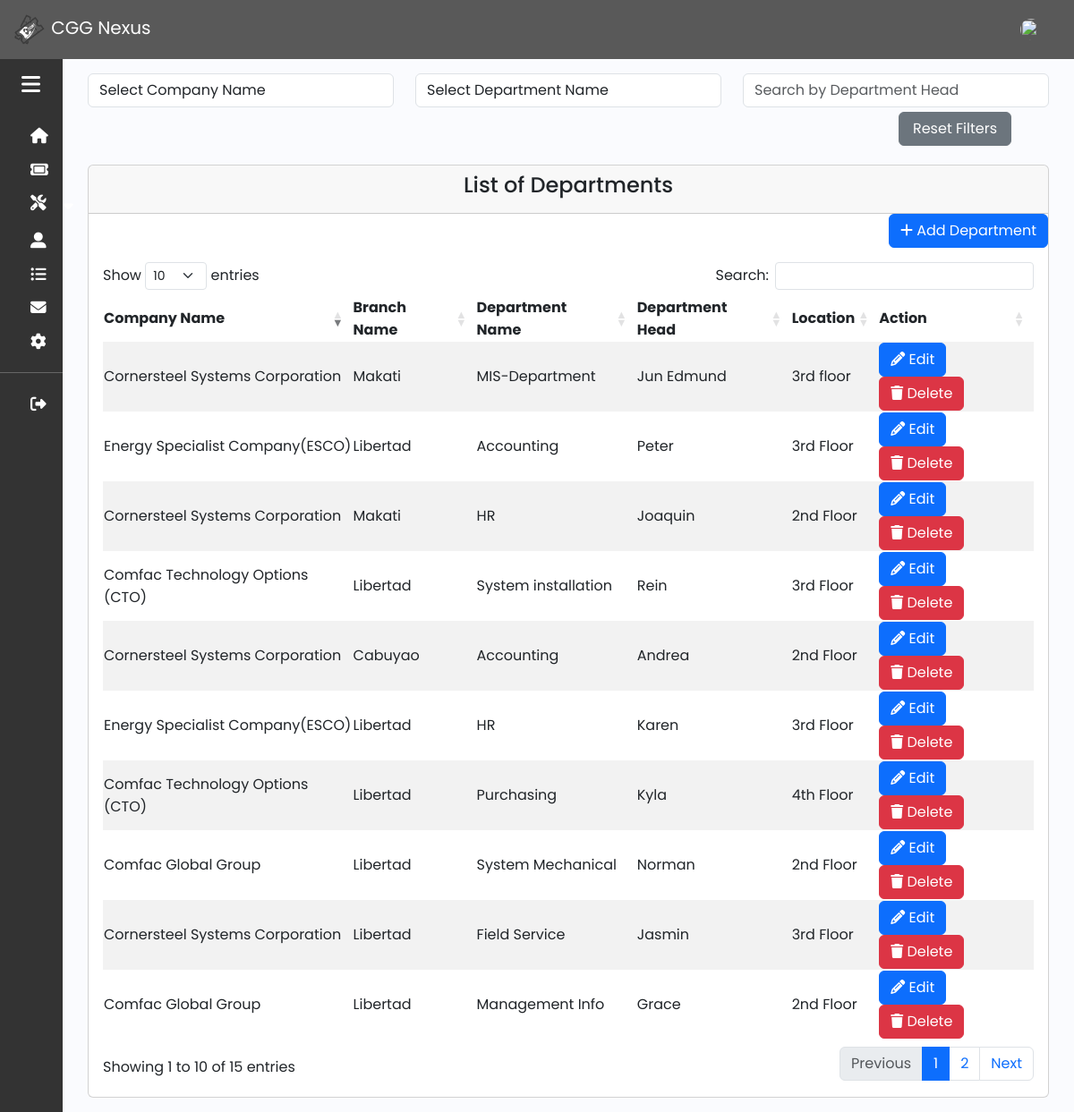
The page /admin/department.php (signed in) on the database as committed earlier.
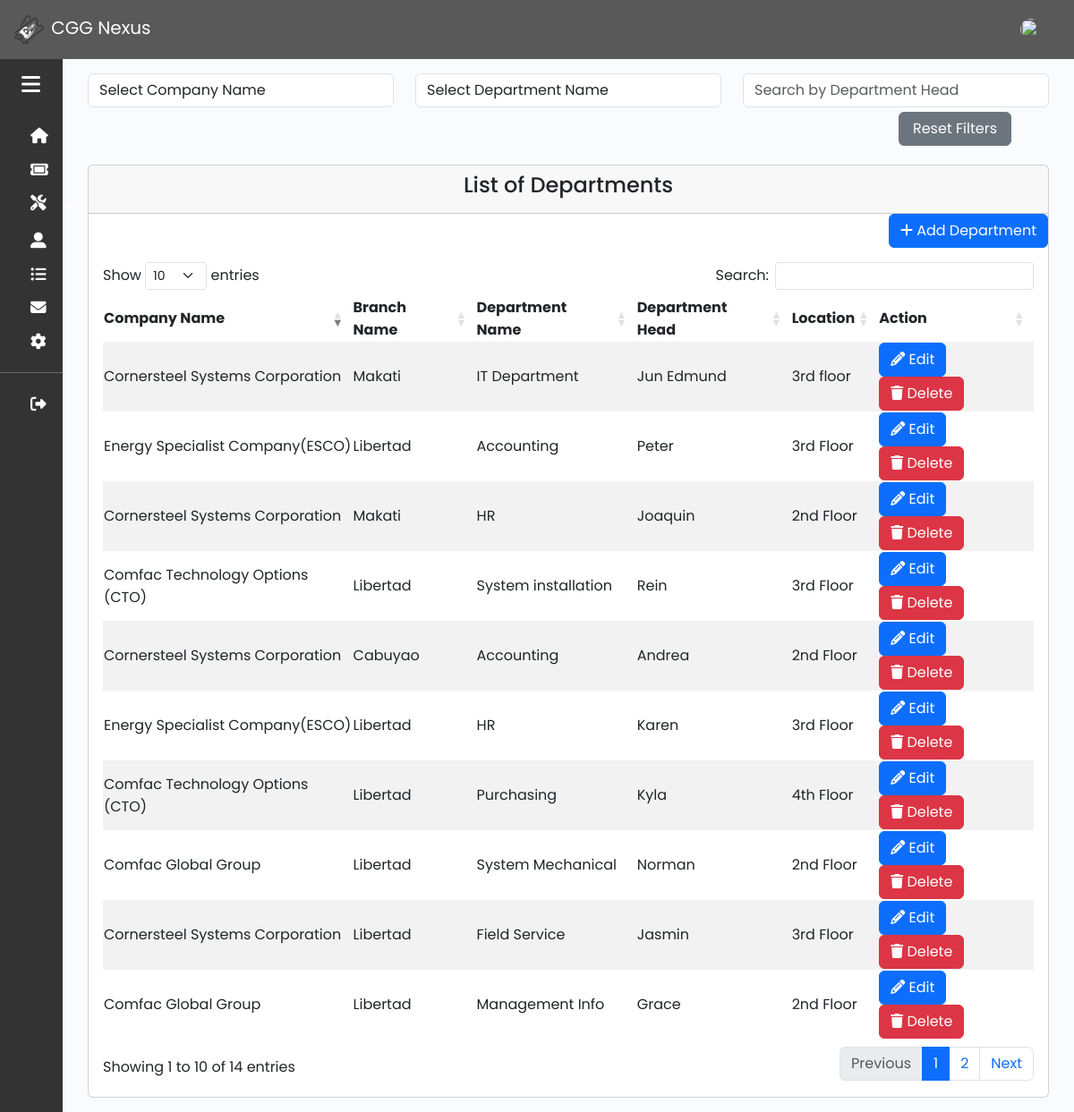
The same page on the database as committed later.
### tables this page shows
CREATE TABLE `department` (
  `id` int(50) NOT NULL,
  `company` varchar(50) NOT NULL,
  `branch` varchar(191) DEFAULT NULL,
  `department_name` varchar(191) NOT NULL,
  `department_head` varchar(191) NOT NULL,
  `location` varchar(191) NOT NULL,
  `created_at` timestamp NOT NULL DEFAULT current_timestamp()
);

### function/myfunction.php (called while the page is built, shortened)
<?php
include('mysql_connect.php');
function getAll($table)
{
    global $con;
    $query = "SELECT * FROM $table";
    return $query_run = mysqli_query($con, $query);
}
?>

### admin/department.php (the view, shortened to what this page needs)
<?php include('../function/myfunction.php');
include 'sidebar_navbar.php';
?>
<!DOCTYPE html>
<html lang="en">
<head>
    <link rel="stylesheet" href="css/bootstrap/bootstrap.min.css">
    <link rel="stylesheet" href="css/fontawesome/css/all.css">
    <link rel="stylesheet" href="https://cdnjs.cloudflare.com/ajax/libs/twitter-bootstrap/5.3.0/css/bootstrap.min.css">
    <link rel="stylesheet" href="https://cdn.datatables.net/1.13.7/css/dataTables.bootstrap5.min.css">
    <link rel="stylesheet" href="css/sidebar.css">
</head>
<body>
    <div class="main p-3">
        <div class="container">
            <div class="row mb-3">
                <div class="col-md-4">
                    <select class="form-control" id="companyNameSearch">
                        <option value="">Select Company Name</option>
                    </select>
                </div>
                <div class="col-md-4">
                    <select class="form-control" id="departmentNameSearch">
                        <option value="">Select Department Name</option>
                        <?php
                        $departments = getAll("department");
                        ?>
                    </select>
                </div>
                <div class="col-md-4">
                    <input type="text" class="form-control" id="departmentHeadSearch" placeholder="Search by Department Head">
                </div>
                <div class="col-md-4">
                    <button type="button" id="resetFilters" class="btn btn-secondary" style="position: absolute; top: 125px; right: 70px;padding-right:15px;padding-left:15px;">Reset Filters</button>
                </div>
                <br> <br>
            </div>
            <div class="row">
                <div class="col-md-12">
                    <div class="card">
                        <div class="card-header">
                            <h4 class="text-center">List of Departments</h4>
                        </div>
                        <div class="text-end">
                            <button class="btn btn-primary" data-bs-toggle="modal" data-bs-target="#addDepartmentModal"><i class="fas fa-plus"></i>&nbsp;Add Department</button>
                        </div>
                        <div class="card-body">
                            <table id="example" class="table-responsive table-striped" style="width:100%">
                                <thead>
                                    <tr>
                                        <th>Company Name</th>
                                        <th>Branch Name</th>
                                        <th>Department Name</th>
                                        <th>Department Head</th>
                                        <th>Location</th>
                                        <th>Action</th>
                                    </tr>
                                </thead>
                                <tbody>
                                    <?php
                                    $department = getAll("department");
                                    if (mysqli_num_rows($department) > 0) {
                                        foreach ($department as $item) {
                                    ?>
                                            <tr>
                                                <td><?= $item['company']; ?></td>
                                                <td><?= $item['branch']; ?></td>
                                                <td><?= $item['department_name']; ?></td>
                                                <td><?= $item['department_head']; ?></td>
                                                <td><?= $item['location']; ?></td>
                                                <td>
                                                    <a href="#" class="btn btn-primary" data-bs-toggle="modal" data-bs-target="#editDepartmentModal<?= $item['id']; ?>"><i class="fas fa-pencil"></i>&nbsp;Edit</a>
                                                    <a href="#" class="btn btn btn-danger" data-bs-toggle="modal" data-bs-target="#deleteDepartmentModal<?= $item['id']; ?>">
                                                        <i class="fas fa-trash"></i>&nbsp;Delete
                                                    </a>
                                                </td>
                                            </tr>
                                    <?php
                                        }
                                    }
                                    ?>
                                </tbody>
                            </table>
                        </div>
                    </div>
                </div>
            </div>
        </div>
    </div>
    </div>
</body>
</html>

Rows that differ between the two databases and show on the page:
changed department "Jun Edmund": department_name "MIS-Department" → "IT Department"
Other text that changed with them:
text written by a page script: "Show entries Search: Showing 1 to 10 of 15 entries Previous 1 2 Next" → "Show entries Search: Showing 1 to 10 of 14 entries Previous 1 2 Next"
